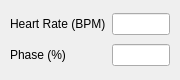
<?xml version="1.0" encoding="UTF-8"?>
<ui version="4.0">
 <class>HeartRateWidget</class>
 <widget class="QWidget" name="HeartRateWidget">
  <property name="geometry">
   <rect>
    <x>0</x>
    <y>0</y>
    <width>180</width>
    <height>80</height>
   </rect>
  </property>
  <property name="windowTitle">
   <string>Form</string>
  </property>
  <widget class="QWidget" name="gridLayoutWidget">
   <property name="geometry">
    <rect>
     <x>10</x>
     <y>10</y>
     <width>160</width>
     <height>61</height>
    </rect>
   </property>
   <layout class="QGridLayout" name="gridLayout">
    <item row="0" column="0">
     <widget class="QLabel" name="HRlabel">
      <property name="text">
       <string>Heart Rate (BPM)</string>
      </property>
     </widget>
    </item>
    <item row="1" column="0">
     <widget class="QLabel" name="phaseLabel">
      <property name="text">
       <string>Phase (%)</string>
      </property>
     </widget>
    </item>
    <item row="0" column="1">
     <widget class="QLineEdit" name="HRlineEdit"/>
    </item>
    <item row="1" column="1">
     <widget class="QLineEdit" name="phaseLineEdit"/>
    </item>
   </layout>
  </widget>
 </widget>
 <resources/>
 <connections/>
</ui>
